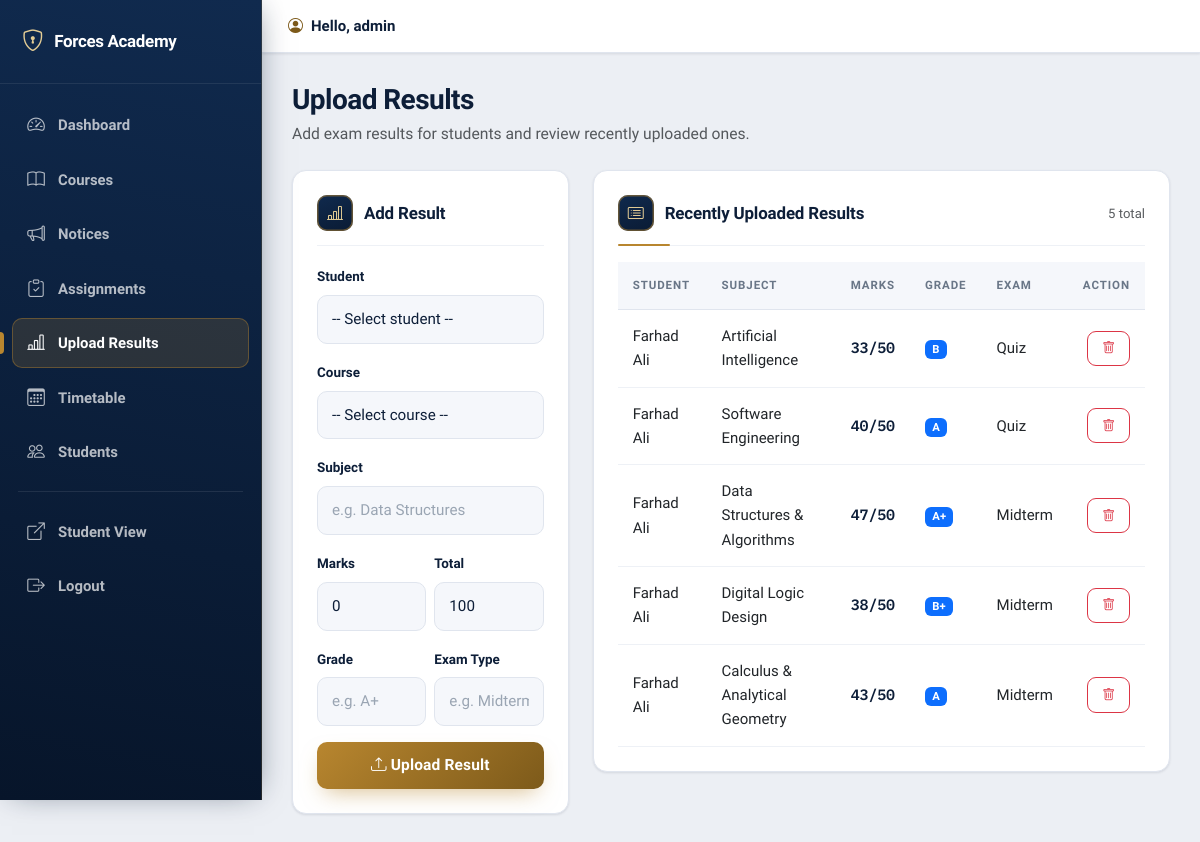
Screenshot of /admin_results.php (signed in) with the database file from the repository.
### tables this page shows
CREATE TABLE IF NOT EXISTS results (
    id           INT(11) PRIMARY KEY AUTO_INCREMENT,
    student_id   INT(11),
    course_id    INT(11),
    subject      VARCHAR(100),
    marks        INT(11),
    total_marks  INT(11),
    grade        VARCHAR(10),
    exam_type    VARCHAR(50),
    CONSTRAINT fk_results_student FOREIGN KEY (student_id) REFERENCES students(id) ON DELETE CASCADE
);

CREATE TABLE IF NOT EXISTS students (
    id           INT(11) PRIMARY KEY AUTO_INCREMENT,
    full_name    VARCHAR(100) NOT NULL,
    email        VARCHAR(100) UNIQUE NOT NULL,
    password     VARCHAR(255) NOT NULL,
    roll_number  VARCHAR(20)  UNIQUE NOT NULL,
    class        VARCHAR(50)  NOT NULL,
    created_at   TIMESTAMP DEFAULT CURRENT_TIMESTAMP
);

### config/auth.php (called while the page is built, shortened)
<?php
function e($value)
{
    return htmlspecialchars((string)$value, ENT_QUOTES, 'UTF-8');
}

### admin_results.php (the view, shortened to what this page needs)
<?php
require_once 'config/auth.php';
$results = mysqli_query($conn, "
    SELECT r.id, r.subject, r.marks, r.total_marks, r.grade, r.exam_type,
           s.full_name, c.course_name
    FROM results r
    LEFT JOIN students s ON s.id = r.student_id
    LEFT JOIN courses  c ON c.id = r.course_id
    ORDER BY r.id DESC");
require 'admin_partials/header.php';
?>
<div class="row g-4">
  <div class="col-xl-4">
    <div class="card p-4">
      <h5 class="form-card-title"><i class="bi bi-bar-chart-line"></i> Add Result</h5>
      <form method="POST">
        <div class="mb-3">
          <label class="form-label">Student</label>
          <select class="form-select form-control-solid" name="student_id" required>
            <option value="">-- Select student --</option>
          </select>
        </div>
        <div class="mb-3">
          <label class="form-label">Course</label>
          <select class="form-select form-control-solid" name="course_id">
            <option value="">-- Select course --</option>
          </select>
        </div>
        <div class="mb-3">
          <label class="form-label">Subject</label>
          <input class="form-control form-control-solid" name="subject" placeholder="e.g. Data Structures" required>
        </div>
        <div class="row g-2">
          <div class="col-6 mb-3">
            <label class="form-label">Marks</label>
            <input type="number" class="form-control form-control-solid" name="marks" min="0" value="0" required>
          </div>
          <div class="col-6 mb-3">
            <label class="form-label">Total</label>
            <input type="number" class="form-control form-control-solid" name="total_marks" min="1" value="100" required>
          </div>
        </div>
        <div class="row g-2">
          <div class="col-6 mb-3">
            <label class="form-label">Grade</label>
            <input class="form-control form-control-solid" name="grade" placeholder="e.g. A+">
          </div>
          <div class="col-6 mb-3">
            <label class="form-label">Exam Type</label>
            <input class="form-control form-control-solid" name="exam_type" placeholder="e.g. Midterm">
          </div>
        </div>
        <button class="btn btn-auth-primary w-100" type="submit">
          <i class="bi bi-upload"></i> Upload Result
        </button>
      </form>
    </div>
  </div>
  <div class="col-xl-8">
    <div class="card p-4">
      <div class="section-header mb-3">
        <h5 class="section-title mb-0"><i class="bi bi-card-list"></i> Recently Uploaded Results</h5>
        <span class="text-muted small"><?php echo (int) mysqli_num_rows($results); ?> total</span>
      </div>
      <?php if (mysqli_num_rows($results) > 0): ?>
        <div class="table-responsive">
          <table class="table align-middle table-modern mb-0">
            <thead>
              <tr>
                <th>Student</th><th>Subject</th><th>Marks</th><th>Grade</th><th>Exam</th><th class="text-end">Action</th>
              </tr>
            </thead>
            <tbody>
              <?php while ($r = mysqli_fetch_assoc($results)): ?>
                <tr>
                  <td><?php echo e($r['full_name'] ?? 'Unknown'); ?></td>
                  <td><?php echo e($r['subject']); ?></td>
                  <td class="record"><?php echo (int) $r['marks']; ?>/<?php echo (int) $r['total_marks']; ?></td>
                  <td><span class="badge bg-primary"><?php echo e($r['grade']); ?></span></td>
                  <td><?php echo e($r['exam_type']); ?></td>
                  <td class="text-end">
                    <a class="btn btn-sm btn-outline-danger btn-icon-danger"
                       href="admin_results.php?delete=<?php echo (int) $r['id']; ?>"
                       onclick="return confirm('Delete this result?');"><i class="bi bi-trash"></i></a>
                  </td>
                </tr>
              <?php endwhile; ?>
            </tbody>
          </table>
        </div>
      <?php endif; ?>
    </div>
  </div>
</div>
<?php require 'admin_partials/footer.php'; ?>

### css/style.css (style rules this page uses)
:root { --ink:#0a1b34; --ink-2:#102a4e; --ink-3:#16365f; --brass:#b8862f; --brass-600:#9a6f22; --brass-700:#7d5a1a; --brass-050:#f8f0dd; --brass-100:#f0e1bf; --brass-200:#e4cd95; --brand:var(--brass); --brand-700:var(--brass-700); --brand-600:var(--brass-600); --brand-500:var(--brass); --brand-050:var(--brass-050); --brand-100:var(--brass-100); --brand-200:var(--brass-200); --blue:var(--brass);--blue-dark:var(--brass-700);--blue-light:var(--brass); --blue-50:var(--brass-050);--blue-100:var(--brass-100); --navy:var(--ink);--navy-2:var(--ink-2); --heading:#0d1e38; --ink-text:#0d1e38; --text:#33404f; --muted:#697687; --bg:#eceff4; --surface:#ffffff; --surface-2:#f5f7fb; --line:#e0e5ee; --line-2:#eef1f6; --success:#1f8a5b; --success-bg:#e6f5ee; --success-line:#b8e6cd; --danger:#c23b34; --danger-bg:#fbeceb; --danger-line:#f2c5c1; --warn-bg:#fbf2df; --warn-line:#eddaad; --warn-ink:#7d5a1a; --radius:14px; --radius-sm:10px; --radius-xs:8px; --shadow-xs:0 1px 2px rgba(10,27,52,.06); --shadow-sm:0 1px 3px rgba(10,27,52,.07),0 1px 2px rgba(10,27,52,.04); --shadow:0 12px 30px -14px rgba(10,27,52,.32),0 2px 6px rgba(10,27,52,.06); --shadow-lg:0 30px 60px -22px rgba(10,27,52,.42),0 6px 14px rgba(10,27,52,.10); --ring:0 0 0 4px rgba(184,134,47,.20); }
* { box-sizing:border-box; }
body { font-family:'Public Sans','Segoe UI',system-ui,Arial,sans-serif; margin:0;color:var(--text);font-size:15px;line-height:1.62; -webkit-font-smoothing:antialiased;text-rendering:optimizeLegibility; }
a { text-decoration:none;color:var(--brass-700);transition:color .15s; }
h1,h2,h3,h4,h5,h6 { font-family:'Bricolage Grotesque','Public Sans',system-ui,sans-serif; color:var(--heading);letter-spacing:-.01em;font-weight:800; }
.record,.mono { font-family:'IBM Plex Mono',ui-monospace,monospace;font-weight:600;letter-spacing:-.01em; }
.form-label { font-weight:600;font-size:.84rem;color:var(--heading);margin-bottom:7px; }
.form-group-icon .form-control, .form-control-solid, .form-select.form-control-solid, textarea.form-control-solid { border-radius:var(--radius-sm);border:1.5px solid var(--line); background:var(--surface-2);padding:12px 14px;color:var(--ink-text);font-size:.95rem; transition:border-color .15s,box-shadow .15s,background .15s; }
.form-control::placeholder,.form-control-solid::placeholder { color:#9aa5b3; }
.btn-auth-primary { background:linear-gradient(135deg,var(--brass),var(--brass-700)); color:#fff;border:none;border-radius:var(--radius-sm); padding:12px 18px;font-weight:700;letter-spacing:.01em;font-size:.97rem; box-shadow:0 10px 22px -8px rgba(184,134,47,.55); transition:transform .15s,box-shadow .15s,filter .15s; }
.dashboard-body { background:var(--bg);min-height:100vh; }
.card { border:1px solid var(--line);border-radius:var(--radius);background:var(--surface);box-shadow:var(--shadow-sm); }
.section-header { display:flex;align-items:center;justify-content:space-between;gap:12px;flex-wrap:wrap; padding-bottom:14px;margin-bottom:18px;border-bottom:1px solid var(--line-2);position:relative; }
.section-header::after { content:"";position:absolute;left:0;bottom:-1px;width:52px;height:2px;background:var(--brass);border-radius:2px; }
.section-title { color:var(--heading);font-weight:800;font-size:1.06rem;display:flex;align-items:center;gap:11px;letter-spacing:-.01em; }
.section-title i,.form-card-title i { color:var(--brass-200); background:linear-gradient(160deg,var(--ink-2),var(--ink)); width:36px;height:36px;border-radius:10px;display:inline-flex;align-items:center;justify-content:center;font-size:1rem; box-shadow:inset 0 0 0 1.5px rgba(184,134,47,.5); }
.form-card-title { color:var(--heading);font-weight:800;font-size:1.06rem;display:flex;align-items:center;gap:11px;margin-bottom:18px;padding-bottom:14px;border-bottom:1px solid var(--line-2); }
.table-modern { margin-bottom:0; }
.table-modern thead th { border-bottom:1px solid var(--line);color:var(--muted);font-size:.72rem;text-transform:uppercase;letter-spacing:.08em;font-weight:700;background:var(--surface-2); }
.table-modern td,.table-modern th { padding:14px 15px;border-color:var(--line-2);vertical-align:middle; }
.table-modern tbody tr { transition:background .12s; }
.table-modern td.record { color:var(--heading); }
.btn-icon-edit,.btn-icon-danger,.btn-icon-view { border-radius:9px;font-size:.8rem;padding:7px 14px;font-weight:600; }

### rows the page displays
results: student.full_name "Farhad Ali", subject "Artificial Intelligence", marks "33", total_marks "50", grade "B", exam_type "Quiz"
results: student.full_name "Farhad Ali", subject "Software Engineering", marks "40", total_marks "50", grade "A", exam_type "Quiz"
results: student.full_name "Farhad Ali", subject "Data Structures & Algorithms", marks "47", total_marks "50", grade "A+", exam_type "Midterm"
results: student.full_name "Farhad Ali", subject "Digital Logic Design", marks "38", total_marks "50", grade "B+", exam_type "Midterm"
results: student.full_name "Farhad Ali", subject "Calculus & Analytical Geometry", marks "43", total_marks "50", grade "A", exam_type "Midterm"

### other values shown
$item[2] "Dashboard"
$item[2] "Courses"
$item[2] "Notices"
$item[2] "Assignments"
$item[2] "Upload Results"
$item[2] "Timetable"
$item[2] "Students"
$admin_username "admin"
$page_title "Upload Results"
$page_subtitle "Add exam results for students and review recently uploaded ones."
mysqli_num_rows($results) "5"
